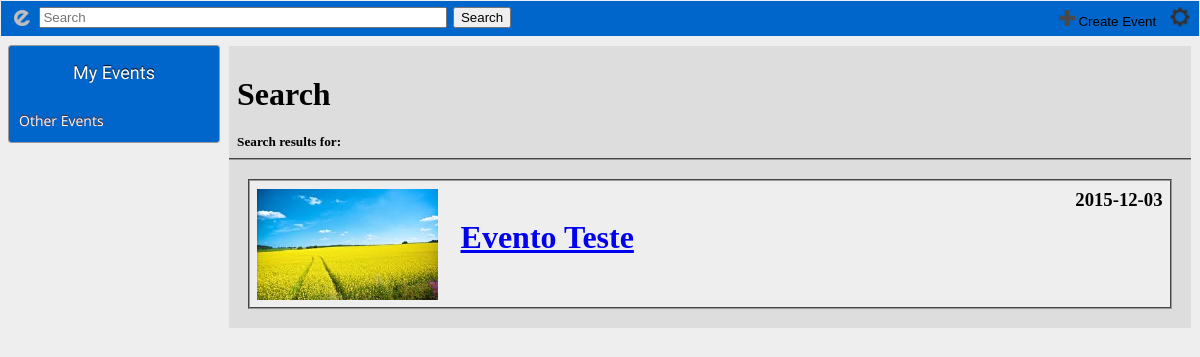
Screenshot of /search.php with the database file from the repository.
### tables this page shows
CREATE TABLE Event(
idEvent INTEGER PRIMARY KEY,
title VARCHAR NOT NULL,
eventDate DATE,
description VARCHAR NOT NULL,
image VARCHAR NOT NULL,
private BOOLEAN,
idEventType INTEGER REFERENCES EventType(idEventType)
);

### database/access_db.php (called while the page is built, shortened)
<?php
	function getEventByID($idEvent) {
		global $db;
		$stmt = $db->prepare('SELECT * FROM Event WHERE idEvent = :idEvent');
		$stmt->bindParam(':idEvent', $idEvent, PDO::PARAM_INT);
		$stmt->execute();
		$result = $stmt->fetchAll();
		$event = $result[0];
		$idEventType = $event['idEventType'];
		$stmt = $db->prepare('SELECT * FROM EventType WHERE idEventType = :idEventType');
		$stmt->bindParam(':idEventType', $idEventType, PDO::PARAM_INT);
		$stmt->execute();
		$result = $stmt->fetchAll();
		$event['type'] = $result[0]['type'];
		return $event;
	}
	function searchEvent($query){
		global $db;
		$preparedQuery =  '%' . $query . '%';
		$stmt = $db->prepare('SELECT idEvent
								FROM Event
								WHERE title LIKE :query ');
		$stmt->bindParam(':query', $preparedQuery, PDO::PARAM_STR);
		$stmt->execute();
		$result = $stmt->fetchAll();
		return $result;
	}
?>

### templates/multiple_events.php (the view)
<head>
	<link rel="stylesheet" href="css/multiple_events.css">
</head>
<div id="display_events">
	<?php
		foreach( $events as $idEvent)
		{
	?>
	<div class = "single_event">
		<?php $event =  getEventByID($idEvent['idEvent']);?>
		<img class="event_image" src="<?php echo $event['image'];?>">
		<a class="event_name" href="mainpage.php?event=<?php echo $event['idEvent']; ?>  "><h1><?php echo $event['title']; ?></h1></a>
		<h3 class="event_date"><?php echo $event['eventDate']; ?></h3>
	</div>
	<?php } ?>
</div>

### css/mainpage.css (style rules this page uses)
html { overflow: scroll; }
html,body { width: 100%; margin: 0; height: 100%; background-color: #eeeeee; }

### css/multiple_events.css (style rules this page uses)
.single_event { margin: 2%; border: groove 2px #999999; background-color: #eeeeee; padding: 0.75%; }
.single_event > * { display: inline-block; }
.event_image { width: 20%; vertical-align: middle; }
.event_date { float: right; margin: 0; }
.event_name { margin: 0% 2%; }
.event_name > * { -webkit-margin-before: 0em; -webkit-margin-after: 0em; }

### rows the page displays
event: image (picture), title "Evento Teste", eventDate "2015-12-03"
